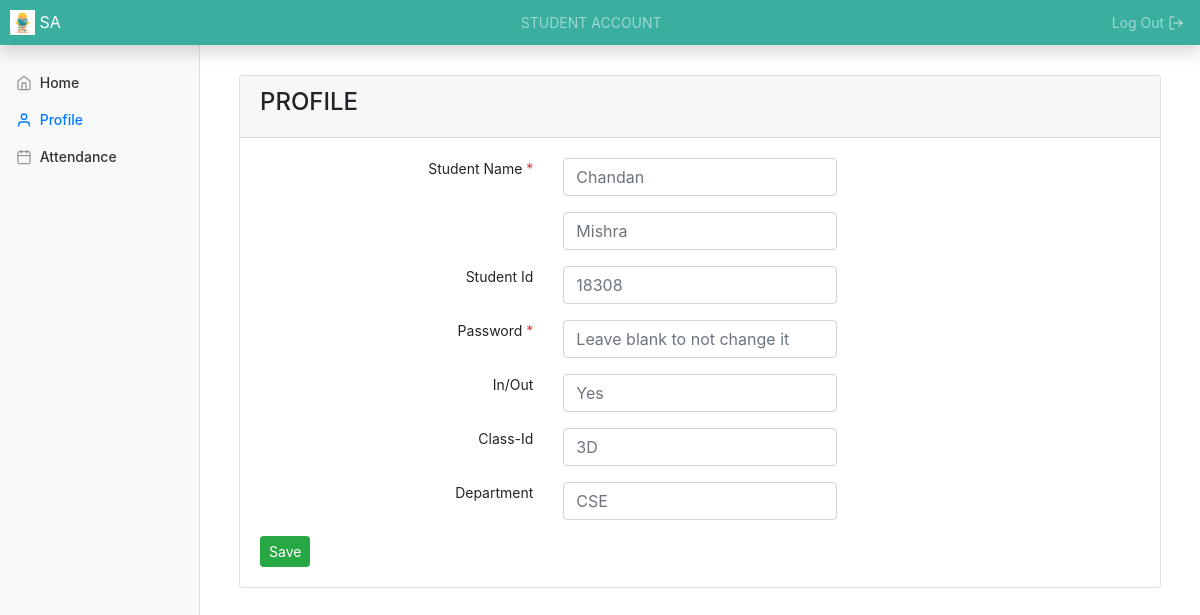
The page /student/profile/18308/ on the database its author committed.
### login/models.py (models this page shows, shortened)
class Student(models.Model):
    stud_id = models.CharField(max_length=20, primary_key=True)
    s_password = models.CharField(max_length=30)
    in_out = models.CharField(max_length=5)
    f_name = models.CharField(max_length=20)
    l_name = models.CharField(max_length=20)
    dept_id = models.ForeignKey(Department, on_delete=models.CASCADE)
    class_id = models.ForeignKey(Class, on_delete=models.CASCADE)

class Class(models.Model):
    class_id = models.CharField(max_length=20, primary_key=True)
    total_students = models.IntegerField(
        validators=[MinValueValidator(1), MaxValueValidator(100)]
    )

class Department(models.Model):
    dept_id = models.CharField(max_length=20, primary_key=True)
    dept_name = models.CharField(max_length=50)

### student/views.py (the view, shortened to what this page needs)
# urls.py: path("profile/<str:pk>/", views.studprofile, name="studprofile"),
def studprofile(request: HttpRequest, *args, **kwargs):
    stu = kwargs.get("pk")
    stud = Student.objects.filter(stud_id=stu).first()
    return render(request, "studprofile.html", {"stu": stud})

### templates/studprofile.html (shortened to what this page needs)
{% load static %}
<!doctype html>
<html lang="en">
  <head>
<link href="{% static 'assets/dist/css/bootstrap.min.css' %}" rel="stylesheet">
    <link href="{% static 'css/dashboard.css' %}" rel="stylesheet">
  </head>
  <body>
    <nav class="navbar navbar-dark sticky-top flex-md-nowrap p-0 shadow" style="background-color: #3aaf9f;">
  <a class="navbar-brand" href="#">
    <img src="{% static 'img/logo2.png' %}" width="25" height="25" class="d-inline-block align-top" alt="">
    SA
  </a>
  <nav class="navbar navbar-dark p-1">
  <span class="navbar-text">
    STUDENT ACCOUNT
  </span>
</nav>
  <ul class="navbar-nav px-3">
    <li class="nav-item text-nowrap">
      <a class="nav-link" href="{% url 'logout'  %}">Log Out <span data-feather="log-out"></a>
    </li>
  </ul>
</nav>
<div class="container-fluid">
  <div class="row">
    <nav id="sidebarMenu" class="col-md-3 col-lg-2 d-md-block bg-light sidebar collapse">
      <div class="sidebar-sticky pt-3">
        <ul class="nav flex-column">
          <li class="nav-item">
		  <a class="nav-link" href="{% url 'studindex' stu.stud_id  %}">
              <span data-feather="home"></span>
              Home <span class="sr-only">(current)</span>
            </a>
          </li>
		  <li class="nav-item">
		  <a class="nav-link active" href="{% url 'studprofile' stu.stud_id  %}">
              <span data-feather="user"></span>
              Profile
            </a>
          </li>
          <li class="nav-item">
          <a class="nav-link" href="{% url 'studadd' stu.stud_id  %}">
                  <span data-feather="calendar"></span>
                  Attendance
                </a>
              </li>
        </ul>
      </div>
    </nav>
    <main role="main" class="col-md-9 ml-sm-auto col-lg-10 px-md-4">
     <div class="container" style="margin-top:30px">
       <div class="card">
         <div class="card-header">
            <div class="row">
              <div class="col-md-5"><h4>PROFILE</h4></div>
              <div class="col-md-2" text-align="right">
               </div>
             </div>
           </div>
          <div class="card-body">
            <form action ='' method="post">
           <div class="form-group">
               <div class="row">
                 <label class="col-md-4 text-right">Student Name <span class="text-danger">*</span></label>
                 <div class="col-md-4">
                   <input type="text" name="fn" class="form-control" placeholder={{stu.f_name}} />
                 </div>
               </div>
             </div>
              <div class="form-group">
                  <div class="row">
                    <label class="col-md-4 text-right"></label>
                    <div class="col-md-4">
                      <input type="text" name="ln" class="form-control" placeholder={{stu.l_name}} />
                    </div>
                  </div>
                </div>
             <div class="form-group">
               <div class="row">
                 <label class="col-md-4 text-right">Student Id</label>
                 <div class="col-md-4">
                   <input type="text" class="form-control" placeholder={{stu.stud_id}} />
                 </div>
               </div>
             </div>
             <div class="form-group">
               <div class="row">
                 <label class="col-md-4 text-right">Password <span class="text-danger">*</span></label>
                 <div class="col-md-4">
                   <input type="password" name="pass" id="teacher_password" class="form-control" placeholder="Leave blank to not change it" />
                 </div>
               </div>
             </div>
             <div class="form-group">
                 <div class="row">
                   <label class="col-md-4 text-right">In/Out</label>
                   <div class="col-md-4">
                     <input type="text" class="form-control" placeholder={{stu.in_out}} />
                   </div>
                 </div>
               </div>
             <div class="form-group">
              <div class="row">
                <label class="col-md-4 text-right">Class-Id</label>
                <div class="col-md-4">
                  <input type="text" class="form-control" placeholder={{stu.class_id.class_id}} />
                </div>
              </div>
            </div>
             <div class="form-group">
               <div class="row">
                 <label class="col-md-4 text-right">Department </label>
                 <div class="col-md-4">
                   <input type="text" class="form-control" placeholder={{stu.dept_id.dept_id}} />
                 </div>
               </div>
             </div>
             <input type="submit" name="button_action" id="button_action" class="btn btn-success btn-sm" value="Save" />
           </form>
          </div>
       </div>
     </div>
    </main>
        <script src="{% static 'js/dashboard.js' %}"></script></body>
</html>

### static/css/dashboard.css (style rules this page uses)
body { font-size: .875rem; animation: fadeInAnimation ease-in-out 0.5s }
.feather { width: 16px; height: 16px; vertical-align: text-bottom; }
.sidebar { position: fixed; top: 0; bottom: 0; left: 0; z-index: 100; padding: 48px 0 0; box-shadow: inset -1px 0 0 rgba(0, 0, 0, .1); }
.sidebar-sticky { position: relative; top: 0; height: calc(100vh - 48px); padding-top: .5rem; overflow-x: hidden; overflow-y: auto; }
.sidebar .nav-link { font-weight: 500; color: #333; }
.sidebar .nav-link .feather { margin-right: 4px; color: #999; }
.sidebar .nav-link.active { color: #007bff; }
.sidebar .nav-link:hover .feather, .sidebar .nav-link.active .feather { color: inherit; }
.navbar-brand { padding: 10px 10px; font-size: 1rem; }

### rows shown on the page
Student: fn "Chandan", ln "Mishra", stud_id "18308", in_out "Yes", class_id.class_id "3D", dept_id.dept_id "CSE"
